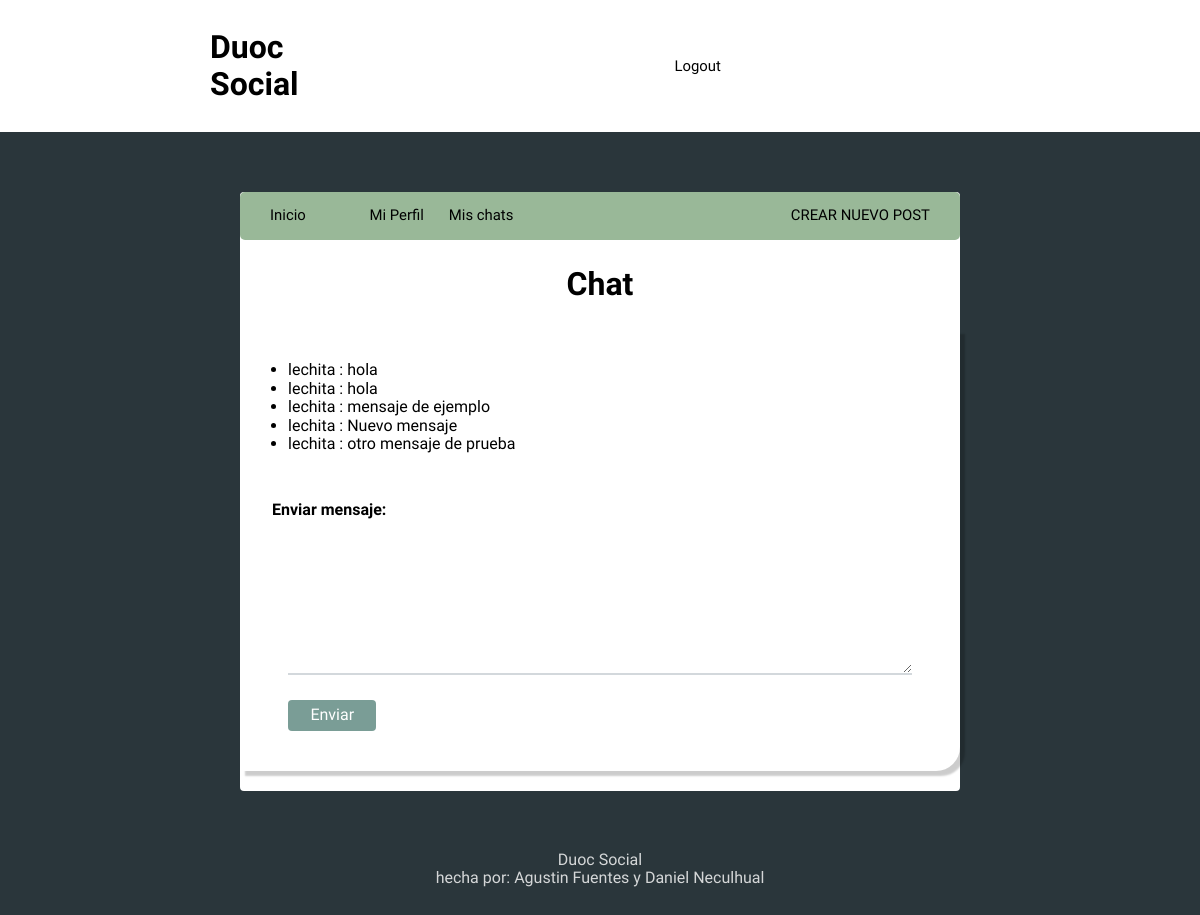
Screenshot of /conversation/1/ (signed in) with the database file from the repository.
### social/models.py (models this page shows, shortened)
class Message(models.Model):
    conversation = models.ForeignKey(Conversation, on_delete=models.CASCADE, related_name='messages')
    sender = models.ForeignKey(User, on_delete=models.CASCADE)
    timestamp = models.DateTimeField(default=timezone.now)
    content = models.TextField()
    class Meta:
        ordering = ['timestamp']

### social/views.py (the view)
# urls.py: path('conversation/<int:conversation_id>/', views.conversation, name='conversation'),
def conversation(request, conversation_id):
  conversation = get_object_or_404(Conversation, pk=conversation_id)
  messages = Message.objects.filter(conversation=conversation).order_by('timestamp')
  context = {
    'conversation':conversation,
    'messages':messages,
  }
  return render(request, 'social/conversation.html', context)

### social/templates/social/conversation.html (shortened to what this page needs)
{% extends 'social/layout.html' %}
{% block content %}
  <h2 class="chat">Chat</h2>
  <div class="chat">
  <ul class="chat">
    {% for message in messages %}
    <li>{{ message.sender.username }} : {{ message.content }}</li>
    {% endfor %}
  </ul>
  <h3 class="chat">Enviar mensaje:</h3>
  <form method="post" action="{% url 'send_message' conversation.id %}">
    <textarea name="message" rows="4" cols="50"></textarea>
    <br>
    <button class="chat" type="submit" >Enviar</button>
  </form></div>
{% endblock %}

### social/static/style.css (style rules this page uses)
body { background: #2A363B; font-size: 62.5%; font-family: 'Varela Round', Helvetica, Arial, serif; }
button { font-size: 1rem; color: white; padding: 0.4rem 1.4rem; border: none; background: #7A9D96; border-radius: 4px; cursor: pointer; }
div.chat { box-shadow: 5px 5px 2px rgba(0,0,0,0.2); border-top-left-radius: 2rem; border-bottom-right-radius: 1.5rem; padding-left: 0.5rem; padding-right: 0.5rem; padding-top: 1rem; }
h2.chat { text-align: center; font-size: 2rem; }
ul.chat { font-size: 1rem; }
h3.chat { font-size: 1rem; padding-left: 1.5rem; padding-top: 2rem; }
button.chat { display: grid; align-items: center; }
form { margin: 0; padding: 40px; font-size: 1rem; }
textarea { width: 100%; border: 0; border-bottom: 2px solid #D3D8DC; outline: 0; background: #fff; padding: 20px 0 4px; margin: 0 0 20px; color: #777B7E; }

### rows the page displays
Message: sender.username "lechita", content "hola"
Message: sender.username "lechita", content "hola"
Message: sender.username "lechita", content "mensaje de ejemplo"
Message: sender.username "lechita", content "Nuevo mensaje"
Message: sender.username "lechita", content "otro mensaje de prueba"
